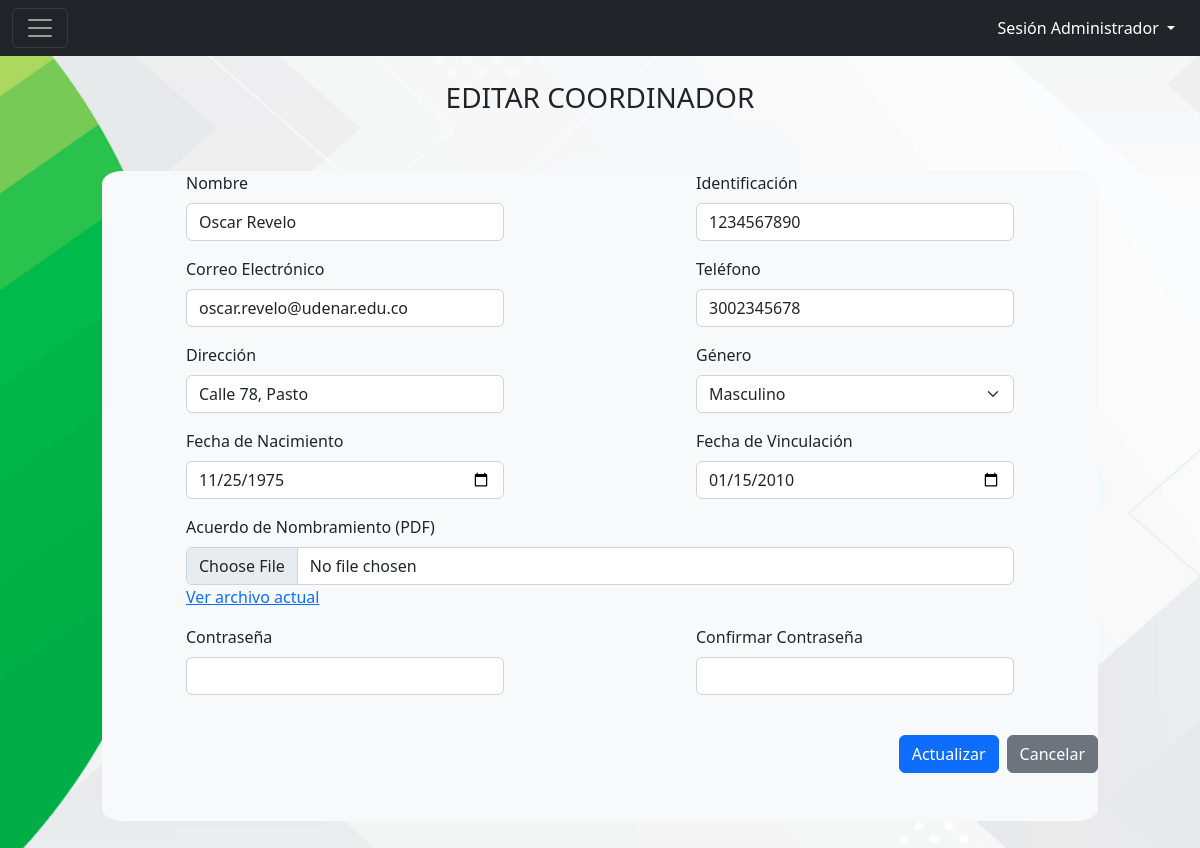
The page /Coordinador/editarCoordinador.php?id_coordinador=1 on the database its author committed.
### tables this page shows
CREATE TABLE `coordinadores` (
  `id_coordinador` int(10) NOT NULL,
  `nombre` varchar(40) NOT NULL,
  `identificacion` varchar(20) NOT NULL,
  `direccion` varchar(100) DEFAULT NULL,
  `telefono` varchar(15) DEFAULT NULL,
  `correo` varchar(70) NOT NULL,
  `genero` varchar(10) DEFAULT NULL,
  `fecha_nacimiento` date DEFAULT NULL,
  `fecha_vinculacion` date DEFAULT NULL,
  `acuerdo_nombramiento` varchar(255) DEFAULT NULL,
  `contraseña` varchar(200) NOT NULL
);

### complementos/conexion.php (called while the page is built, shortened)
<?php
function conexion() {
    $host = 'localhost';
    $usuario = 'root';
    $contraseña = '';
    $basedatos = 'maestriaudenar';
    $conexion = mysqli_connect($host, $usuario, $contraseña, $basedatos);
    return $conexion;
}
?>

### Coordinador/editarCoordinador.php (the view, shortened to what this page needs)
<?php
include "../complementos/conexion.php";
if (isset($_GET['id_coordinador'])) {
    $id_coordinador = intval($_GET['id_coordinador']);
    $query = mysqli_query(conexion(), "SELECT * FROM coordinadores WHERE id_coordinador = $id_coordinador");
    $coordinador = mysqli_fetch_assoc($query);
} else {
    echo "<script>alert('ID de coordinador no proporcionado'); window.location.href='listarCoordinador.php';</script>";
    exit;
}
?>
<!DOCTYPE html>
<html lang="es">
<head>
    <link rel="stylesheet" href="../css/style.css">
    <link href="https://cdn.jsdelivr.net/npm/bootstrap@5.2.0/dist/css/bootstrap.min.css" rel="stylesheet">
</head>
<body>
    <div class="col-3">
        <nav class="navbar navbar-dark bg-dark fixed-top">
            <div class="container-fluid">
                <button class="navbar-toggler" type="button" data-bs-toggle="offcanvas" data-bs-target="#offcanvasDarkNavbar" aria-controls="offcanvasDarkNavbar">
                    <span class="navbar-toggler-icon"></span>
                </button>
                <div class="btn-group">
                    <button type="button" class="btn btn-dark dropdown-toggle" data-bs-toggle="dropdown" aria-expanded="false">
                        Sesión Administrador
                    </button>
                </div>
            </div>
        </nav>
    </div>
    <div class="form_registro">
        <hr><br><br>
        <div class="container px-4">
            <h3 align="center">EDITAR COORDINADOR</h3>
            <div class="row">
                <div class="col py-5">
                    <div class="mx-5 bg-light" style="border-radius: 2%;">
                        <form action="" method="post" enctype="multipart/form-data">
                            <div class="row mb-3">
                                <div class="col mx-5 px-5">
                                    <label for="nombre" class="form-label">Nombre</label>
                                    <input type="text" class="form-control" id="nombre" name="nombre" value="<?php echo $coordinador['nombre']; ?>">
                                </div>
                                <div class="col mx-5 px-5">
                                    <label for="identificacion" class="form-label">Identificación</label>
                                    <input type="text" class="form-control" id="identificacion" name="identificacion" value="<?php echo $coordinador['identificacion']; ?>">
                                </div>
                            </div>
                            <div class="row mb-3">
                                <div class="col mx-5 px-5">
                                    <label for="correo" class="form-label">Correo Electrónico</label>
                                    <input type="email" class="form-control" id="correo" name="correo" value="<?php echo $coordinador['correo']; ?>">
                                </div>
                                <div class="col mx-5 px-5">
                                    <label for="telefono" class="form-label">Teléfono</label>
                                    <input type="text" class="form-control" id="telefono" name="telefono" value="<?php echo $coordinador['telefono']; ?>">
                                </div>
                            </div>
                            <div class="row mb-3">
                                <div class="col mx-5 px-5">
                                    <label for="direccion" class="form-label">Dirección</label>
                                    <input type="text" class="form-control" id="direccion" name="direccion" value="<?php echo $coordinador['direccion']; ?>">
                                </div>
                                <div class="col mx-5 px-5">
                                    <label for="genero" class="form-label">Género</label>
                                    <select id="genero" name="genero" class="form-select">
                                        <option value="Masculino" <?php echo ($coordinador['genero'] === 'Masculino') ? 'selected' : ''; ?>>Masculino</option>
                                    </select>
                                </div>
                            </div>
                            <div class="row mb-3">
                                <div class="col mx-5 px-5">
                                    <label for="fecha_nacimiento" class="form-label">Fecha de Nacimiento</label>
                                    <input type="date" class="form-control" id="fecha_nacimiento" name="fecha_nacimiento" value="<?php echo $coordinador['fecha_nacimiento']; ?>">
                                </div>
                                <div class="col mx-5 px-5">
                                    <label for="fecha_vinculacion" class="form-label">Fecha de Vinculación</label>
                                    <input type="date" class="form-control" id="fecha_vinculacion" name="fecha_vinculacion" value="<?php echo $coordinador['fecha_vinculacion']; ?>">
                                </div>
                            </div>
                            <div class="row mb-3">
                                <div class="col mx-5 px-5">
                                    <label for="acuerdo_nombramiento" class="form-label">Acuerdo de Nombramiento (PDF)</label>
                                    <input type="file" class="form-control" id="acuerdo_nombramiento" name="acuerdo_nombramiento">
                                    <?php if ($coordinador['acuerdo_nombramiento']): ?>
                                        <a href="../Coordinador/uploads/<?php echo $coordinador['acuerdo_nombramiento']; ?>" target="_blank">Ver archivo actual</a>
                                    <?php endif; ?>
                                </div>
                            </div>
                            <div class="row mb-3">
                                <div class="col mx-5 px-5">
                                    <label for="contraseña" class="form-label">Contraseña</label>
                                    <input type="password" class="form-control" id="contraseña" name="contraseña">
                                </div>
                                <div class="col mx-5 px-5">
                                    <label for="confcontraseña" class="form-label">Confirmar Contraseña</label>
                                    <input type="password" class="form-control" id="confcontraseña" name="confcontraseña">
                                </div>
                            </div>
                            <br>
                                <div class="d-grid gap-2 d-md-flex justify-content-md-end">
                                    <button class="btn btn-primary" type="submit">Actualizar</button>
                                    <a href="listarCoordinador.php" class="btn btn-secondary">Cancelar</a>
                                </div>
                                <br><br>
                        </form>
                    </div>
                </div>
            </div>
        </div>
    </div>
</body>
</html>

### Coordinador/editarCoordinador.php (style rules this page uses)
body { background-image: url(../img/font.png); background-size: cover; }

### rows shown on the page
coordinadores: nombre "Oscar Revelo", identificacion "1234567890", correo "oscar.revelo@udenar.edu.co", telefono "3002345678", direccion "Calle 78, Pasto", genero "Masculino", fecha_nacimiento "11/25/1975", fecha_vinculacion "01/15/2010"
